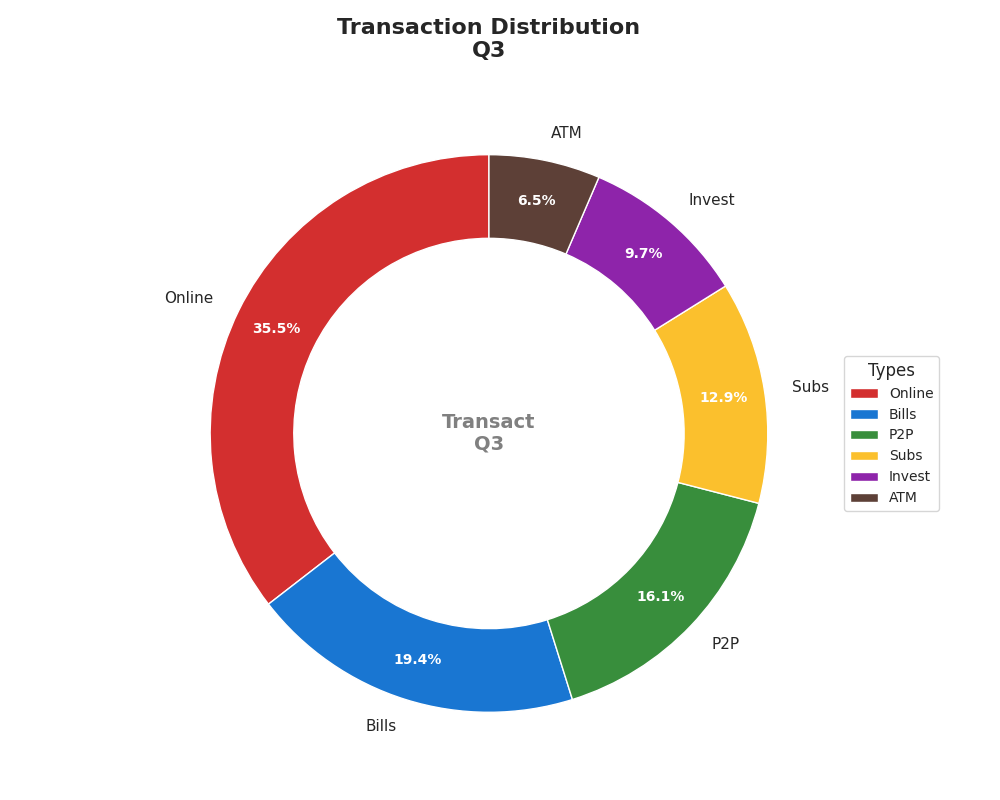

Python code for this plot:
import matplotlib.pyplot as plt

transaction_categories = [
    'Online', 
    'Bills', 
    'P2P', 
    'Subs', 
    'Invest', 
    'ATM'
]

transaction_counts = [550, 300, 250, 200, 150, 100]

# New set of colors for each transaction category
colors = ['#D32F2F', '#1976D2', '#388E3C', '#FBC02D', '#8E24AA', '#5D4037']

fig, ax = plt.subplots(figsize=(10, 8), subplot_kw=dict(aspect="equal"))

wedges, texts, autotexts = ax.pie(transaction_counts, labels=transaction_categories, 
                                  colors=colors, autopct='%1.1f%%', startangle=90,
                                  pctdistance=0.85, wedgeprops=dict(width=0.3, edgecolor='w'))

ax.text(0, 0, 'Transact\nQ3', horizontalalignment='center', 
        verticalalignment='center', fontsize=14, fontweight='bold', color='gray')

ax.legend(wedges, transaction_categories, title="Types", loc="center left", 
          bbox_to_anchor=(1, 0, 0.5, 1), fontsize=10)

plt.setp(autotexts, size=10, weight='bold', color='white')
plt.setp(texts, size=11)

plt.title("Transaction Distribution\nQ3", fontsize=16, fontweight='bold', pad=20)
plt.tight_layout()
plt.show()
